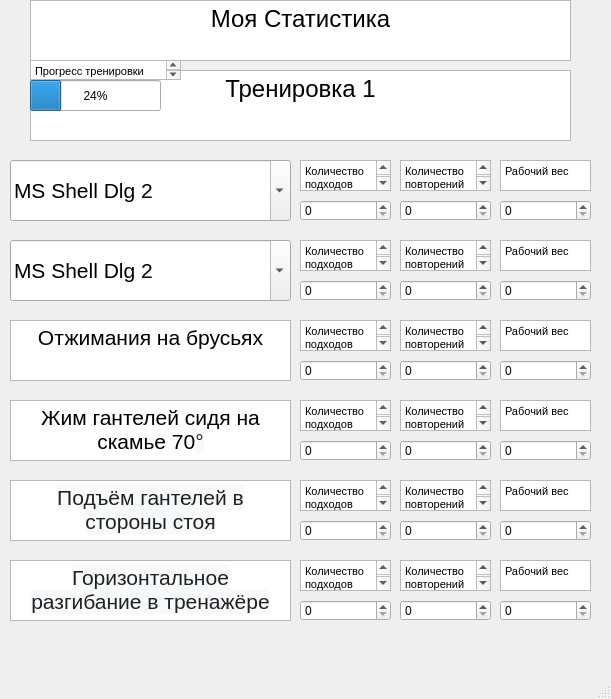
<?xml version="1.0" encoding="UTF-8"?>
<ui version="4.0">
 <class>Calculator</class>
 <widget class="QMainWindow" name="Calculator">
  <property name="geometry">
   <rect>
    <x>0</x>
    <y>0</y>
    <width>611</width>
    <height>699</height>
   </rect>
  </property>
  <property name="windowTitle">
   <string>MainWindow</string>
  </property>
  <widget class="QWidget" name="centralwidget">
   <widget class="QTextEdit" name="textEdit">
    <property name="geometry">
     <rect>
      <x>30</x>
      <y>70</y>
      <width>541</width>
      <height>71</height>
     </rect>
    </property>
    <property name="html">
     <string>&lt;!DOCTYPE HTML PUBLIC &quot;-//W3C//DTD HTML 4.0//EN&quot; &quot;http://www.w3.org/TR/REC-html40/strict.dtd&quot;&gt;
&lt;html&gt;&lt;head&gt;&lt;meta name=&quot;qrichtext&quot; content=&quot;1&quot; /&gt;&lt;style type=&quot;text/css&quot;&gt;
p, li { white-space: pre-wrap; }
&lt;/style&gt;&lt;/head&gt;&lt;body style=&quot; font-family:'MS Shell Dlg 2'; font-size:8.25pt; font-weight:400; font-style:normal;&quot;&gt;
&lt;p align=&quot;center&quot; style=&quot; margin-top:0px; margin-bottom:0px; margin-left:0px; margin-right:0px; -qt-block-indent:0; text-indent:0px;&quot;&gt;&lt;span style=&quot; font-size:18pt;&quot;&gt;Тренировка 1&lt;/span&gt;&lt;/p&gt;&lt;/body&gt;&lt;/html&gt;</string>
    </property>
   </widget>
   <widget class="QProgressBar" name="progressBar">
    <property name="geometry">
     <rect>
      <x>30</x>
      <y>80</y>
      <width>131</width>
      <height>31</height>
     </rect>
    </property>
    <property name="value">
     <number>24</number>
    </property>
   </widget>
   <widget class="QSpinBox" name="spinBox">
    <property name="geometry">
     <rect>
      <x>300</x>
      <y>200</y>
      <width>91</width>
      <height>21</height>
     </rect>
    </property>
   </widget>
   <widget class="QTextEdit" name="textEdit_3">
    <property name="geometry">
     <rect>
      <x>300</x>
      <y>160</y>
      <width>91</width>
      <height>31</height>
     </rect>
    </property>
    <property name="html">
     <string>&lt;!DOCTYPE HTML PUBLIC &quot;-//W3C//DTD HTML 4.0//EN&quot; &quot;http://www.w3.org/TR/REC-html40/strict.dtd&quot;&gt;
&lt;html&gt;&lt;head&gt;&lt;meta name=&quot;qrichtext&quot; content=&quot;1&quot; /&gt;&lt;style type=&quot;text/css&quot;&gt;
p, li { white-space: pre-wrap; }
&lt;/style&gt;&lt;/head&gt;&lt;body style=&quot; font-family:'MS Shell Dlg 2'; font-size:8.25pt; font-weight:400; font-style:normal;&quot;&gt;
&lt;p style=&quot; margin-top:0px; margin-bottom:0px; margin-left:0px; margin-right:0px; -qt-block-indent:0; text-indent:0px;&quot;&gt;&lt;span style=&quot; font-size:8pt;&quot;&gt;Количество&lt;/span&gt;&lt;/p&gt;
&lt;p style=&quot; margin-top:0px; margin-bottom:0px; margin-left:0px; margin-right:0px; -qt-block-indent:0; text-indent:0px;&quot;&gt;&lt;span style=&quot; font-size:8pt;&quot;&gt;подходов&lt;/span&gt;&lt;/p&gt;&lt;/body&gt;&lt;/html&gt;</string>
    </property>
   </widget>
   <widget class="QTextEdit" name="textEdit_4">
    <property name="geometry">
     <rect>
      <x>400</x>
      <y>160</y>
      <width>91</width>
      <height>31</height>
     </rect>
    </property>
    <property name="html">
     <string>&lt;!DOCTYPE HTML PUBLIC &quot;-//W3C//DTD HTML 4.0//EN&quot; &quot;http://www.w3.org/TR/REC-html40/strict.dtd&quot;&gt;
&lt;html&gt;&lt;head&gt;&lt;meta name=&quot;qrichtext&quot; content=&quot;1&quot; /&gt;&lt;style type=&quot;text/css&quot;&gt;
p, li { white-space: pre-wrap; }
&lt;/style&gt;&lt;/head&gt;&lt;body style=&quot; font-family:'MS Shell Dlg 2'; font-size:8.25pt; font-weight:400; font-style:normal;&quot;&gt;
&lt;p style=&quot; margin-top:0px; margin-bottom:0px; margin-left:0px; margin-right:0px; -qt-block-indent:0; text-indent:0px;&quot;&gt;Количество&lt;/p&gt;
&lt;p style=&quot; margin-top:0px; margin-bottom:0px; margin-left:0px; margin-right:0px; -qt-block-indent:0; text-indent:0px;&quot;&gt;повторений&lt;/p&gt;&lt;/body&gt;&lt;/html&gt;</string>
    </property>
   </widget>
   <widget class="QSpinBox" name="spinBox_2">
    <property name="geometry">
     <rect>
      <x>400</x>
      <y>200</y>
      <width>91</width>
      <height>21</height>
     </rect>
    </property>
   </widget>
   <widget class="QTextEdit" name="textEdit_5">
    <property name="geometry">
     <rect>
      <x>300</x>
      <y>240</y>
      <width>91</width>
      <height>31</height>
     </rect>
    </property>
    <property name="html">
     <string>&lt;!DOCTYPE HTML PUBLIC &quot;-//W3C//DTD HTML 4.0//EN&quot; &quot;http://www.w3.org/TR/REC-html40/strict.dtd&quot;&gt;
&lt;html&gt;&lt;head&gt;&lt;meta name=&quot;qrichtext&quot; content=&quot;1&quot; /&gt;&lt;style type=&quot;text/css&quot;&gt;
p, li { white-space: pre-wrap; }
&lt;/style&gt;&lt;/head&gt;&lt;body style=&quot; font-family:'MS Shell Dlg 2'; font-size:8.25pt; font-weight:400; font-style:normal;&quot;&gt;
&lt;p style=&quot; margin-top:0px; margin-bottom:0px; margin-left:0px; margin-right:0px; -qt-block-indent:0; text-indent:0px;&quot;&gt;Количество&lt;/p&gt;
&lt;p style=&quot; margin-top:0px; margin-bottom:0px; margin-left:0px; margin-right:0px; -qt-block-indent:0; text-indent:0px;&quot;&gt;подходов&lt;/p&gt;&lt;/body&gt;&lt;/html&gt;</string>
    </property>
   </widget>
   <widget class="QSpinBox" name="spinBox_3">
    <property name="geometry">
     <rect>
      <x>400</x>
      <y>280</y>
      <width>91</width>
      <height>21</height>
     </rect>
    </property>
   </widget>
   <widget class="QSpinBox" name="spinBox_4">
    <property name="geometry">
     <rect>
      <x>300</x>
      <y>280</y>
      <width>91</width>
      <height>21</height>
     </rect>
    </property>
   </widget>
   <widget class="QTextEdit" name="textEdit_6">
    <property name="geometry">
     <rect>
      <x>400</x>
      <y>240</y>
      <width>91</width>
      <height>31</height>
     </rect>
    </property>
    <property name="html">
     <string>&lt;!DOCTYPE HTML PUBLIC &quot;-//W3C//DTD HTML 4.0//EN&quot; &quot;http://www.w3.org/TR/REC-html40/strict.dtd&quot;&gt;
&lt;html&gt;&lt;head&gt;&lt;meta name=&quot;qrichtext&quot; content=&quot;1&quot; /&gt;&lt;style type=&quot;text/css&quot;&gt;
p, li { white-space: pre-wrap; }
&lt;/style&gt;&lt;/head&gt;&lt;body style=&quot; font-family:'MS Shell Dlg 2'; font-size:8.25pt; font-weight:400; font-style:normal;&quot;&gt;
&lt;p style=&quot; margin-top:0px; margin-bottom:0px; margin-left:0px; margin-right:0px; -qt-block-indent:0; text-indent:0px;&quot;&gt;Количество&lt;/p&gt;
&lt;p style=&quot; margin-top:0px; margin-bottom:0px; margin-left:0px; margin-right:0px; -qt-block-indent:0; text-indent:0px;&quot;&gt;повторений&lt;/p&gt;&lt;/body&gt;&lt;/html&gt;</string>
    </property>
   </widget>
   <widget class="QTextEdit" name="textEdit_8">
    <property name="geometry">
     <rect>
      <x>300</x>
      <y>320</y>
      <width>91</width>
      <height>31</height>
     </rect>
    </property>
    <property name="html">
     <string>&lt;!DOCTYPE HTML PUBLIC &quot;-//W3C//DTD HTML 4.0//EN&quot; &quot;http://www.w3.org/TR/REC-html40/strict.dtd&quot;&gt;
&lt;html&gt;&lt;head&gt;&lt;meta name=&quot;qrichtext&quot; content=&quot;1&quot; /&gt;&lt;style type=&quot;text/css&quot;&gt;
p, li { white-space: pre-wrap; }
&lt;/style&gt;&lt;/head&gt;&lt;body style=&quot; font-family:'MS Shell Dlg 2'; font-size:8.25pt; font-weight:400; font-style:normal;&quot;&gt;
&lt;p style=&quot; margin-top:0px; margin-bottom:0px; margin-left:0px; margin-right:0px; -qt-block-indent:0; text-indent:0px;&quot;&gt;Количество&lt;/p&gt;
&lt;p style=&quot; margin-top:0px; margin-bottom:0px; margin-left:0px; margin-right:0px; -qt-block-indent:0; text-indent:0px;&quot;&gt;подходов&lt;/p&gt;&lt;/body&gt;&lt;/html&gt;</string>
    </property>
   </widget>
   <widget class="QSpinBox" name="spinBox_5">
    <property name="geometry">
     <rect>
      <x>400</x>
      <y>360</y>
      <width>91</width>
      <height>21</height>
     </rect>
    </property>
   </widget>
   <widget class="QSpinBox" name="spinBox_6">
    <property name="geometry">
     <rect>
      <x>300</x>
      <y>360</y>
      <width>91</width>
      <height>21</height>
     </rect>
    </property>
   </widget>
   <widget class="QTextEdit" name="textEdit_9">
    <property name="geometry">
     <rect>
      <x>400</x>
      <y>320</y>
      <width>91</width>
      <height>31</height>
     </rect>
    </property>
    <property name="html">
     <string>&lt;!DOCTYPE HTML PUBLIC &quot;-//W3C//DTD HTML 4.0//EN&quot; &quot;http://www.w3.org/TR/REC-html40/strict.dtd&quot;&gt;
&lt;html&gt;&lt;head&gt;&lt;meta name=&quot;qrichtext&quot; content=&quot;1&quot; /&gt;&lt;style type=&quot;text/css&quot;&gt;
p, li { white-space: pre-wrap; }
&lt;/style&gt;&lt;/head&gt;&lt;body style=&quot; font-family:'MS Shell Dlg 2'; font-size:8.25pt; font-weight:400; font-style:normal;&quot;&gt;
&lt;p style=&quot; margin-top:0px; margin-bottom:0px; margin-left:0px; margin-right:0px; -qt-block-indent:0; text-indent:0px;&quot;&gt;Количество&lt;/p&gt;
&lt;p style=&quot; margin-top:0px; margin-bottom:0px; margin-left:0px; margin-right:0px; -qt-block-indent:0; text-indent:0px;&quot;&gt;повторений&lt;/p&gt;&lt;/body&gt;&lt;/html&gt;</string>
    </property>
   </widget>
   <widget class="QTextEdit" name="textEdit_10">
    <property name="geometry">
     <rect>
      <x>10</x>
      <y>320</y>
      <width>281</width>
      <height>61</height>
     </rect>
    </property>
    <property name="html">
     <string>&lt;!DOCTYPE HTML PUBLIC &quot;-//W3C//DTD HTML 4.0//EN&quot; &quot;http://www.w3.org/TR/REC-html40/strict.dtd&quot;&gt;
&lt;html&gt;&lt;head&gt;&lt;meta name=&quot;qrichtext&quot; content=&quot;1&quot; /&gt;&lt;style type=&quot;text/css&quot;&gt;
p, li { white-space: pre-wrap; }
&lt;/style&gt;&lt;/head&gt;&lt;body style=&quot; font-family:'MS Shell Dlg 2'; font-size:8.25pt; font-weight:400; font-style:normal;&quot;&gt;
&lt;p align=&quot;center&quot; style=&quot; margin-top:0px; margin-bottom:0px; margin-left:0px; margin-right:0px; -qt-block-indent:0; text-indent:0px;&quot;&gt;&lt;span style=&quot; font-size:16pt;&quot;&gt;Отжимания на брусьях&lt;/span&gt;&lt;/p&gt;&lt;/body&gt;&lt;/html&gt;</string>
    </property>
   </widget>
   <widget class="QTextEdit" name="textEdit_11">
    <property name="geometry">
     <rect>
      <x>300</x>
      <y>400</y>
      <width>91</width>
      <height>31</height>
     </rect>
    </property>
    <property name="html">
     <string>&lt;!DOCTYPE HTML PUBLIC &quot;-//W3C//DTD HTML 4.0//EN&quot; &quot;http://www.w3.org/TR/REC-html40/strict.dtd&quot;&gt;
&lt;html&gt;&lt;head&gt;&lt;meta name=&quot;qrichtext&quot; content=&quot;1&quot; /&gt;&lt;style type=&quot;text/css&quot;&gt;
p, li { white-space: pre-wrap; }
&lt;/style&gt;&lt;/head&gt;&lt;body style=&quot; font-family:'MS Shell Dlg 2'; font-size:8.25pt; font-weight:400; font-style:normal;&quot;&gt;
&lt;p style=&quot; margin-top:0px; margin-bottom:0px; margin-left:0px; margin-right:0px; -qt-block-indent:0; text-indent:0px;&quot;&gt;Количество&lt;/p&gt;
&lt;p style=&quot; margin-top:0px; margin-bottom:0px; margin-left:0px; margin-right:0px; -qt-block-indent:0; text-indent:0px;&quot;&gt;подходов&lt;/p&gt;&lt;/body&gt;&lt;/html&gt;</string>
    </property>
   </widget>
   <widget class="QSpinBox" name="spinBox_7">
    <property name="geometry">
     <rect>
      <x>400</x>
      <y>440</y>
      <width>91</width>
      <height>21</height>
     </rect>
    </property>
   </widget>
   <widget class="QSpinBox" name="spinBox_8">
    <property name="geometry">
     <rect>
      <x>300</x>
      <y>440</y>
      <width>91</width>
      <height>21</height>
     </rect>
    </property>
   </widget>
   <widget class="QTextEdit" name="textEdit_12">
    <property name="geometry">
     <rect>
      <x>400</x>
      <y>400</y>
      <width>91</width>
      <height>31</height>
     </rect>
    </property>
    <property name="html">
     <string>&lt;!DOCTYPE HTML PUBLIC &quot;-//W3C//DTD HTML 4.0//EN&quot; &quot;http://www.w3.org/TR/REC-html40/strict.dtd&quot;&gt;
&lt;html&gt;&lt;head&gt;&lt;meta name=&quot;qrichtext&quot; content=&quot;1&quot; /&gt;&lt;style type=&quot;text/css&quot;&gt;
p, li { white-space: pre-wrap; }
&lt;/style&gt;&lt;/head&gt;&lt;body style=&quot; font-family:'MS Shell Dlg 2'; font-size:8.25pt; font-weight:400; font-style:normal;&quot;&gt;
&lt;p style=&quot; margin-top:0px; margin-bottom:0px; margin-left:0px; margin-right:0px; -qt-block-indent:0; text-indent:0px;&quot;&gt;Количество&lt;/p&gt;
&lt;p style=&quot; margin-top:0px; margin-bottom:0px; margin-left:0px; margin-right:0px; -qt-block-indent:0; text-indent:0px;&quot;&gt;повторений&lt;/p&gt;&lt;/body&gt;&lt;/html&gt;</string>
    </property>
   </widget>
   <widget class="QTextEdit" name="textEdit_13">
    <property name="geometry">
     <rect>
      <x>10</x>
      <y>400</y>
      <width>281</width>
      <height>61</height>
     </rect>
    </property>
    <property name="tabChangesFocus">
     <bool>false</bool>
    </property>
    <property name="html">
     <string>&lt;!DOCTYPE HTML PUBLIC &quot;-//W3C//DTD HTML 4.0//EN&quot; &quot;http://www.w3.org/TR/REC-html40/strict.dtd&quot;&gt;
&lt;html&gt;&lt;head&gt;&lt;meta name=&quot;qrichtext&quot; content=&quot;1&quot; /&gt;&lt;style type=&quot;text/css&quot;&gt;
p, li { white-space: pre-wrap; }
&lt;/style&gt;&lt;/head&gt;&lt;body style=&quot; font-family:'MS Shell Dlg 2'; font-size:8.25pt; font-weight:400; font-style:normal;&quot;&gt;
&lt;p align=&quot;center&quot; style=&quot; margin-top:0px; margin-bottom:0px; margin-left:0px; margin-right:0px; -qt-block-indent:0; text-indent:0px;&quot;&gt;&lt;span style=&quot; font-size:16pt;&quot;&gt;Жим гантелей сидя на скамье 70&lt;/span&gt;&lt;span style=&quot; font-family:'sans-serif'; font-size:16pt; color:#202122; background-color:#f8f9fa;&quot;&gt;°&lt;/span&gt;&lt;/p&gt;&lt;/body&gt;&lt;/html&gt;</string>
    </property>
   </widget>
   <widget class="QTextEdit" name="textEdit_14">
    <property name="geometry">
     <rect>
      <x>500</x>
      <y>320</y>
      <width>91</width>
      <height>31</height>
     </rect>
    </property>
    <property name="html">
     <string>&lt;!DOCTYPE HTML PUBLIC &quot;-//W3C//DTD HTML 4.0//EN&quot; &quot;http://www.w3.org/TR/REC-html40/strict.dtd&quot;&gt;
&lt;html&gt;&lt;head&gt;&lt;meta name=&quot;qrichtext&quot; content=&quot;1&quot; /&gt;&lt;style type=&quot;text/css&quot;&gt;
p, li { white-space: pre-wrap; }
&lt;/style&gt;&lt;/head&gt;&lt;body style=&quot; font-family:'MS Shell Dlg 2'; font-size:8.25pt; font-weight:400; font-style:normal;&quot;&gt;
&lt;p style=&quot; margin-top:0px; margin-bottom:0px; margin-left:0px; margin-right:0px; -qt-block-indent:0; text-indent:0px;&quot;&gt;Рабочий вес&lt;/p&gt;&lt;/body&gt;&lt;/html&gt;</string>
    </property>
   </widget>
   <widget class="QSpinBox" name="spinBox_9">
    <property name="geometry">
     <rect>
      <x>500</x>
      <y>360</y>
      <width>91</width>
      <height>21</height>
     </rect>
    </property>
   </widget>
   <widget class="QTextEdit" name="textEdit_15">
    <property name="geometry">
     <rect>
      <x>500</x>
      <y>240</y>
      <width>91</width>
      <height>31</height>
     </rect>
    </property>
    <property name="html">
     <string>&lt;!DOCTYPE HTML PUBLIC &quot;-//W3C//DTD HTML 4.0//EN&quot; &quot;http://www.w3.org/TR/REC-html40/strict.dtd&quot;&gt;
&lt;html&gt;&lt;head&gt;&lt;meta name=&quot;qrichtext&quot; content=&quot;1&quot; /&gt;&lt;style type=&quot;text/css&quot;&gt;
p, li { white-space: pre-wrap; }
&lt;/style&gt;&lt;/head&gt;&lt;body style=&quot; font-family:'MS Shell Dlg 2'; font-size:8.25pt; font-weight:400; font-style:normal;&quot;&gt;
&lt;p style=&quot; margin-top:0px; margin-bottom:0px; margin-left:0px; margin-right:0px; -qt-block-indent:0; text-indent:0px;&quot;&gt;Рабочий вес&lt;/p&gt;&lt;/body&gt;&lt;/html&gt;</string>
    </property>
   </widget>
   <widget class="QSpinBox" name="spinBox_10">
    <property name="geometry">
     <rect>
      <x>500</x>
      <y>200</y>
      <width>91</width>
      <height>21</height>
     </rect>
    </property>
   </widget>
   <widget class="QTextEdit" name="textEdit_16">
    <property name="geometry">
     <rect>
      <x>500</x>
      <y>160</y>
      <width>91</width>
      <height>31</height>
     </rect>
    </property>
    <property name="html">
     <string>&lt;!DOCTYPE HTML PUBLIC &quot;-//W3C//DTD HTML 4.0//EN&quot; &quot;http://www.w3.org/TR/REC-html40/strict.dtd&quot;&gt;
&lt;html&gt;&lt;head&gt;&lt;meta name=&quot;qrichtext&quot; content=&quot;1&quot; /&gt;&lt;style type=&quot;text/css&quot;&gt;
p, li { white-space: pre-wrap; }
&lt;/style&gt;&lt;/head&gt;&lt;body style=&quot; font-family:'MS Shell Dlg 2'; font-size:8.25pt; font-weight:400; font-style:normal;&quot;&gt;
&lt;p style=&quot; margin-top:0px; margin-bottom:0px; margin-left:0px; margin-right:0px; -qt-block-indent:0; text-indent:0px;&quot;&gt;Рабочий вес&lt;/p&gt;&lt;/body&gt;&lt;/html&gt;</string>
    </property>
   </widget>
   <widget class="QSpinBox" name="spinBox_11">
    <property name="geometry">
     <rect>
      <x>500</x>
      <y>280</y>
      <width>91</width>
      <height>21</height>
     </rect>
    </property>
   </widget>
   <widget class="QSpinBox" name="spinBox_12">
    <property name="geometry">
     <rect>
      <x>500</x>
      <y>440</y>
      <width>91</width>
      <height>21</height>
     </rect>
    </property>
   </widget>
   <widget class="QTextEdit" name="textEdit_17">
    <property name="geometry">
     <rect>
      <x>500</x>
      <y>400</y>
      <width>91</width>
      <height>31</height>
     </rect>
    </property>
    <property name="html">
     <string>&lt;!DOCTYPE HTML PUBLIC &quot;-//W3C//DTD HTML 4.0//EN&quot; &quot;http://www.w3.org/TR/REC-html40/strict.dtd&quot;&gt;
&lt;html&gt;&lt;head&gt;&lt;meta name=&quot;qrichtext&quot; content=&quot;1&quot; /&gt;&lt;style type=&quot;text/css&quot;&gt;
p, li { white-space: pre-wrap; }
&lt;/style&gt;&lt;/head&gt;&lt;body style=&quot; font-family:'MS Shell Dlg 2'; font-size:8.25pt; font-weight:400; font-style:normal;&quot;&gt;
&lt;p style=&quot; margin-top:0px; margin-bottom:0px; margin-left:0px; margin-right:0px; -qt-block-indent:0; text-indent:0px;&quot;&gt;Рабочий вес&lt;/p&gt;&lt;/body&gt;&lt;/html&gt;</string>
    </property>
   </widget>
   <widget class="QTextEdit" name="textEdit_18">
    <property name="geometry">
     <rect>
      <x>300</x>
      <y>480</y>
      <width>91</width>
      <height>31</height>
     </rect>
    </property>
    <property name="html">
     <string>&lt;!DOCTYPE HTML PUBLIC &quot;-//W3C//DTD HTML 4.0//EN&quot; &quot;http://www.w3.org/TR/REC-html40/strict.dtd&quot;&gt;
&lt;html&gt;&lt;head&gt;&lt;meta name=&quot;qrichtext&quot; content=&quot;1&quot; /&gt;&lt;style type=&quot;text/css&quot;&gt;
p, li { white-space: pre-wrap; }
&lt;/style&gt;&lt;/head&gt;&lt;body style=&quot; font-family:'MS Shell Dlg 2'; font-size:8.25pt; font-weight:400; font-style:normal;&quot;&gt;
&lt;p style=&quot; margin-top:0px; margin-bottom:0px; margin-left:0px; margin-right:0px; -qt-block-indent:0; text-indent:0px;&quot;&gt;Количество&lt;/p&gt;
&lt;p style=&quot; margin-top:0px; margin-bottom:0px; margin-left:0px; margin-right:0px; -qt-block-indent:0; text-indent:0px;&quot;&gt;подходов&lt;/p&gt;&lt;/body&gt;&lt;/html&gt;</string>
    </property>
   </widget>
   <widget class="QSpinBox" name="spinBox_13">
    <property name="geometry">
     <rect>
      <x>300</x>
      <y>520</y>
      <width>91</width>
      <height>21</height>
     </rect>
    </property>
   </widget>
   <widget class="QSpinBox" name="spinBox_14">
    <property name="geometry">
     <rect>
      <x>500</x>
      <y>520</y>
      <width>91</width>
      <height>21</height>
     </rect>
    </property>
   </widget>
   <widget class="QSpinBox" name="spinBox_15">
    <property name="geometry">
     <rect>
      <x>400</x>
      <y>520</y>
      <width>91</width>
      <height>21</height>
     </rect>
    </property>
   </widget>
   <widget class="QTextEdit" name="textEdit_19">
    <property name="geometry">
     <rect>
      <x>10</x>
      <y>480</y>
      <width>281</width>
      <height>61</height>
     </rect>
    </property>
    <property name="html">
     <string>&lt;!DOCTYPE HTML PUBLIC &quot;-//W3C//DTD HTML 4.0//EN&quot; &quot;http://www.w3.org/TR/REC-html40/strict.dtd&quot;&gt;
&lt;html&gt;&lt;head&gt;&lt;meta name=&quot;qrichtext&quot; content=&quot;1&quot; /&gt;&lt;style type=&quot;text/css&quot;&gt;
p, li { white-space: pre-wrap; }
&lt;/style&gt;&lt;/head&gt;&lt;body style=&quot; font-family:'MS Shell Dlg 2'; font-size:8.25pt; font-weight:400; font-style:normal;&quot;&gt;
&lt;p align=&quot;center&quot; style=&quot; margin-top:0px; margin-bottom:0px; margin-left:0px; margin-right:0px; -qt-block-indent:0; text-indent:0px;&quot;&gt;&lt;span style=&quot; font-family:'sans-serif'; font-size:16pt; color:#202122; background-color:#f8f9fa;&quot;&gt;Подъём гантелей в стороны стоя&lt;/span&gt;&lt;/p&gt;&lt;/body&gt;&lt;/html&gt;</string>
    </property>
   </widget>
   <widget class="QTextEdit" name="textEdit_20">
    <property name="geometry">
     <rect>
      <x>400</x>
      <y>480</y>
      <width>91</width>
      <height>31</height>
     </rect>
    </property>
    <property name="html">
     <string>&lt;!DOCTYPE HTML PUBLIC &quot;-//W3C//DTD HTML 4.0//EN&quot; &quot;http://www.w3.org/TR/REC-html40/strict.dtd&quot;&gt;
&lt;html&gt;&lt;head&gt;&lt;meta name=&quot;qrichtext&quot; content=&quot;1&quot; /&gt;&lt;style type=&quot;text/css&quot;&gt;
p, li { white-space: pre-wrap; }
&lt;/style&gt;&lt;/head&gt;&lt;body style=&quot; font-family:'MS Shell Dlg 2'; font-size:8.25pt; font-weight:400; font-style:normal;&quot;&gt;
&lt;p style=&quot; margin-top:0px; margin-bottom:0px; margin-left:0px; margin-right:0px; -qt-block-indent:0; text-indent:0px;&quot;&gt;Количество&lt;/p&gt;
&lt;p style=&quot; margin-top:0px; margin-bottom:0px; margin-left:0px; margin-right:0px; -qt-block-indent:0; text-indent:0px;&quot;&gt;повторений&lt;/p&gt;&lt;/body&gt;&lt;/html&gt;</string>
    </property>
   </widget>
   <widget class="QTextEdit" name="textEdit_21">
    <property name="geometry">
     <rect>
      <x>500</x>
      <y>480</y>
      <width>91</width>
      <height>31</height>
     </rect>
    </property>
    <property name="html">
     <string>&lt;!DOCTYPE HTML PUBLIC &quot;-//W3C//DTD HTML 4.0//EN&quot; &quot;http://www.w3.org/TR/REC-html40/strict.dtd&quot;&gt;
&lt;html&gt;&lt;head&gt;&lt;meta name=&quot;qrichtext&quot; content=&quot;1&quot; /&gt;&lt;style type=&quot;text/css&quot;&gt;
p, li { white-space: pre-wrap; }
&lt;/style&gt;&lt;/head&gt;&lt;body style=&quot; font-family:'MS Shell Dlg 2'; font-size:8.25pt; font-weight:400; font-style:normal;&quot;&gt;
&lt;p style=&quot; margin-top:0px; margin-bottom:0px; margin-left:0px; margin-right:0px; -qt-block-indent:0; text-indent:0px;&quot;&gt;Рабочий вес&lt;/p&gt;&lt;/body&gt;&lt;/html&gt;</string>
    </property>
   </widget>
   <widget class="QTextEdit" name="textEdit_22">
    <property name="geometry">
     <rect>
      <x>300</x>
      <y>560</y>
      <width>91</width>
      <height>31</height>
     </rect>
    </property>
    <property name="html">
     <string>&lt;!DOCTYPE HTML PUBLIC &quot;-//W3C//DTD HTML 4.0//EN&quot; &quot;http://www.w3.org/TR/REC-html40/strict.dtd&quot;&gt;
&lt;html&gt;&lt;head&gt;&lt;meta name=&quot;qrichtext&quot; content=&quot;1&quot; /&gt;&lt;style type=&quot;text/css&quot;&gt;
p, li { white-space: pre-wrap; }
&lt;/style&gt;&lt;/head&gt;&lt;body style=&quot; font-family:'MS Shell Dlg 2'; font-size:8.25pt; font-weight:400; font-style:normal;&quot;&gt;
&lt;p style=&quot; margin-top:0px; margin-bottom:0px; margin-left:0px; margin-right:0px; -qt-block-indent:0; text-indent:0px;&quot;&gt;Количество&lt;/p&gt;
&lt;p style=&quot; margin-top:0px; margin-bottom:0px; margin-left:0px; margin-right:0px; -qt-block-indent:0; text-indent:0px;&quot;&gt;подходов&lt;/p&gt;&lt;/body&gt;&lt;/html&gt;</string>
    </property>
   </widget>
   <widget class="QSpinBox" name="spinBox_16">
    <property name="geometry">
     <rect>
      <x>300</x>
      <y>600</y>
      <width>91</width>
      <height>21</height>
     </rect>
    </property>
   </widget>
   <widget class="QSpinBox" name="spinBox_17">
    <property name="geometry">
     <rect>
      <x>500</x>
      <y>600</y>
      <width>91</width>
      <height>21</height>
     </rect>
    </property>
   </widget>
   <widget class="QSpinBox" name="spinBox_18">
    <property name="geometry">
     <rect>
      <x>400</x>
      <y>600</y>
      <width>91</width>
      <height>21</height>
     </rect>
    </property>
   </widget>
   <widget class="QTextEdit" name="textEdit_23">
    <property name="geometry">
     <rect>
      <x>10</x>
      <y>560</y>
      <width>281</width>
      <height>61</height>
     </rect>
    </property>
    <property name="html">
     <string>&lt;!DOCTYPE HTML PUBLIC &quot;-//W3C//DTD HTML 4.0//EN&quot; &quot;http://www.w3.org/TR/REC-html40/strict.dtd&quot;&gt;
&lt;html&gt;&lt;head&gt;&lt;meta name=&quot;qrichtext&quot; content=&quot;1&quot; /&gt;&lt;style type=&quot;text/css&quot;&gt;
p, li { white-space: pre-wrap; }
&lt;/style&gt;&lt;/head&gt;&lt;body style=&quot; font-family:'MS Shell Dlg 2'; font-size:8.25pt; font-weight:400; font-style:normal;&quot;&gt;
&lt;p align=&quot;center&quot; style=&quot; margin-top:0px; margin-bottom:0px; margin-left:0px; margin-right:0px; -qt-block-indent:0; text-indent:0px;&quot;&gt;&lt;span style=&quot; font-family:'sans-serif'; font-size:16pt; color:#202122; background-color:#f8f9fa;&quot;&gt;Горизонтальное разгибание в тренажёре&lt;/span&gt;&lt;/p&gt;&lt;/body&gt;&lt;/html&gt;</string>
    </property>
   </widget>
   <widget class="QTextEdit" name="textEdit_24">
    <property name="geometry">
     <rect>
      <x>400</x>
      <y>560</y>
      <width>91</width>
      <height>31</height>
     </rect>
    </property>
    <property name="html">
     <string>&lt;!DOCTYPE HTML PUBLIC &quot;-//W3C//DTD HTML 4.0//EN&quot; &quot;http://www.w3.org/TR/REC-html40/strict.dtd&quot;&gt;
&lt;html&gt;&lt;head&gt;&lt;meta name=&quot;qrichtext&quot; content=&quot;1&quot; /&gt;&lt;style type=&quot;text/css&quot;&gt;
p, li { white-space: pre-wrap; }
&lt;/style&gt;&lt;/head&gt;&lt;body style=&quot; font-family:'MS Shell Dlg 2'; font-size:8.25pt; font-weight:400; font-style:normal;&quot;&gt;
&lt;p style=&quot; margin-top:0px; margin-bottom:0px; margin-left:0px; margin-right:0px; -qt-block-indent:0; text-indent:0px;&quot;&gt;Количество&lt;/p&gt;
&lt;p style=&quot; margin-top:0px; margin-bottom:0px; margin-left:0px; margin-right:0px; -qt-block-indent:0; text-indent:0px;&quot;&gt;повторений&lt;/p&gt;&lt;/body&gt;&lt;/html&gt;</string>
    </property>
   </widget>
   <widget class="QTextEdit" name="textEdit_25">
    <property name="geometry">
     <rect>
      <x>500</x>
      <y>560</y>
      <width>91</width>
      <height>31</height>
     </rect>
    </property>
    <property name="html">
     <string>&lt;!DOCTYPE HTML PUBLIC &quot;-//W3C//DTD HTML 4.0//EN&quot; &quot;http://www.w3.org/TR/REC-html40/strict.dtd&quot;&gt;
&lt;html&gt;&lt;head&gt;&lt;meta name=&quot;qrichtext&quot; content=&quot;1&quot; /&gt;&lt;style type=&quot;text/css&quot;&gt;
p, li { white-space: pre-wrap; }
&lt;/style&gt;&lt;/head&gt;&lt;body style=&quot; font-family:'MS Shell Dlg 2'; font-size:8.25pt; font-weight:400; font-style:normal;&quot;&gt;
&lt;p style=&quot; margin-top:0px; margin-bottom:0px; margin-left:0px; margin-right:0px; -qt-block-indent:0; text-indent:0px;&quot;&gt;Рабочий вес&lt;/p&gt;&lt;/body&gt;&lt;/html&gt;</string>
    </property>
   </widget>
   <widget class="QTextEdit" name="textEdit_26">
    <property name="geometry">
     <rect>
      <x>30</x>
      <y>60</y>
      <width>151</width>
      <height>20</height>
     </rect>
    </property>
    <property name="tabletTracking">
     <bool>false</bool>
    </property>
    <property name="html">
     <string>&lt;!DOCTYPE HTML PUBLIC &quot;-//W3C//DTD HTML 4.0//EN&quot; &quot;http://www.w3.org/TR/REC-html40/strict.dtd&quot;&gt;
&lt;html&gt;&lt;head&gt;&lt;meta name=&quot;qrichtext&quot; content=&quot;1&quot; /&gt;&lt;style type=&quot;text/css&quot;&gt;
p, li { white-space: pre-wrap; }
&lt;/style&gt;&lt;/head&gt;&lt;body style=&quot; font-family:'MS Shell Dlg 2'; font-size:8.25pt; font-weight:400; font-style:normal;&quot;&gt;
&lt;p style=&quot; margin-top:0px; margin-bottom:0px; margin-left:0px; margin-right:0px; -qt-block-indent:0; text-indent:0px;&quot;&gt;Прогресс тренировки&lt;/p&gt;&lt;/body&gt;&lt;/html&gt;</string>
    </property>
    <property name="overwriteMode">
     <bool>false</bool>
    </property>
   </widget>
   <widget class="QTextEdit" name="textEdit_27">
    <property name="geometry">
     <rect>
      <x>30</x>
      <y>0</y>
      <width>541</width>
      <height>61</height>
     </rect>
    </property>
    <property name="html">
     <string>&lt;!DOCTYPE HTML PUBLIC &quot;-//W3C//DTD HTML 4.0//EN&quot; &quot;http://www.w3.org/TR/REC-html40/strict.dtd&quot;&gt;
&lt;html&gt;&lt;head&gt;&lt;meta name=&quot;qrichtext&quot; content=&quot;1&quot; /&gt;&lt;style type=&quot;text/css&quot;&gt;
p, li { white-space: pre-wrap; }
&lt;/style&gt;&lt;/head&gt;&lt;body style=&quot; font-family:'MS Shell Dlg 2'; font-size:8.25pt; font-weight:400; font-style:normal;&quot;&gt;
&lt;p align=&quot;center&quot; style=&quot; margin-top:0px; margin-bottom:0px; margin-left:0px; margin-right:0px; -qt-block-indent:0; text-indent:0px;&quot;&gt;&lt;span style=&quot; font-size:18pt;&quot;&gt;Моя Статистика&lt;/span&gt;&lt;/p&gt;&lt;/body&gt;&lt;/html&gt;</string>
    </property>
   </widget>
   <widget class="QFontComboBox" name="fontComboBox">
    <property name="geometry">
     <rect>
      <x>10</x>
      <y>160</y>
      <width>281</width>
      <height>61</height>
     </rect>
    </property>
    <property name="font">
     <font>
      <pointsize>16</pointsize>
     </font>
    </property>
    <property name="currentText">
     <string>MS Shell Dlg 2</string>
    </property>
    <property name="maxVisibleItems">
     <number>16</number>
    </property>
    <property name="writingSystem">
     <enum>QFontDatabase::Any</enum>
    </property>
   </widget>
   <widget class="QFontComboBox" name="fontComboBox_2">
    <property name="geometry">
     <rect>
      <x>10</x>
      <y>240</y>
      <width>281</width>
      <height>61</height>
     </rect>
    </property>
    <property name="font">
     <font>
      <pointsize>16</pointsize>
     </font>
    </property>
    <property name="currentText">
     <string>MS Shell Dlg 2</string>
    </property>
    <property name="maxVisibleItems">
     <number>16</number>
    </property>
    <property name="writingSystem">
     <enum>QFontDatabase::Any</enum>
    </property>
   </widget>
  </widget>
  <widget class="QMenuBar" name="menubar">
   <property name="geometry">
    <rect>
     <x>0</x>
     <y>0</y>
     <width>611</width>
     <height>21</height>
    </rect>
   </property>
  </widget>
  <widget class="QStatusBar" name="statusbar"/>
 </widget>
 <resources/>
 <connections/>
</ui>
